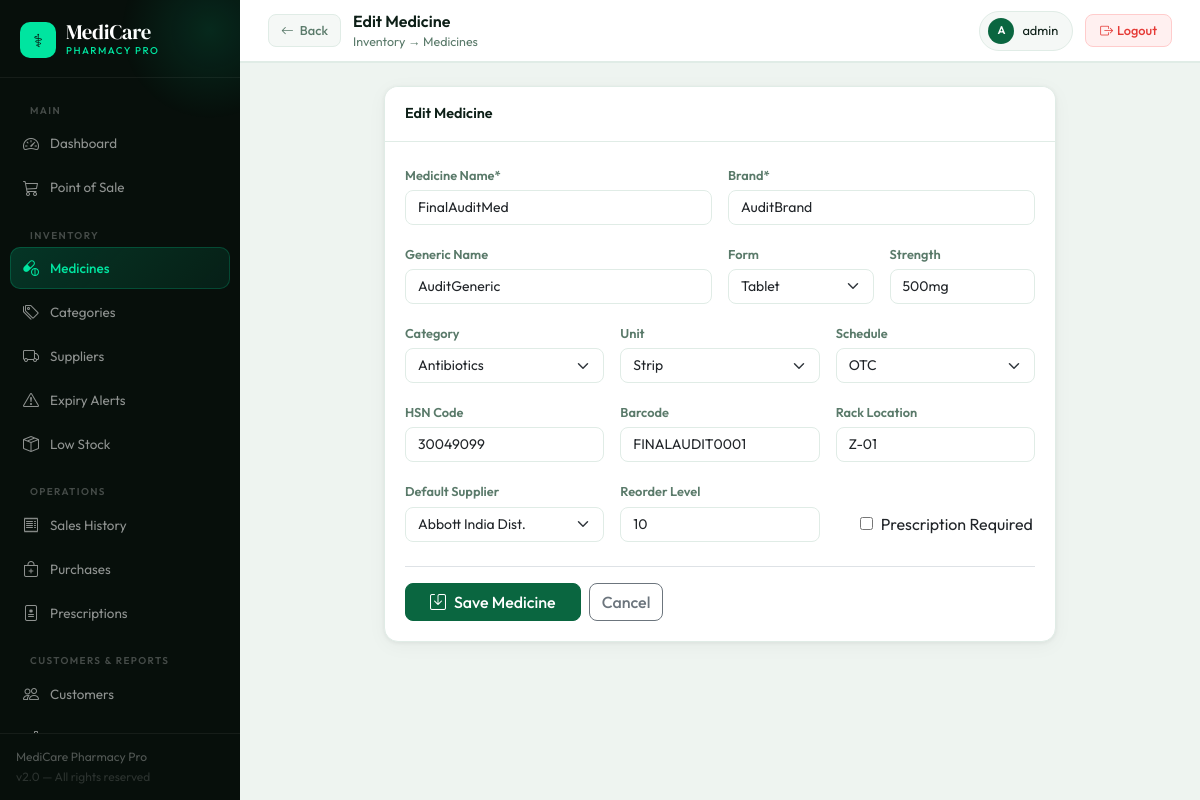
Screenshot of /inventory/9/edit/ (signed in) with the database file from the repository.
### inventory/models.py (models this page shows, shortened)
class Medicine(models.Model):
    UNIT_CHOICES = [('strip','Strip'),('box','Box'),('piece','Piece'),('bottle','Bottle'),('vial','Vial'),('tube','Tube'),('sachet','Sachet')]
    SCHEDULE_CHOICES = [('OTC','OTC'),('H','Schedule H'),('H1','Schedule H1'),('X','Schedule X'),('G','Schedule G')]
    FORM_CHOICES = [('tablet','Tablet'),('capsule','Capsule'),('syrup','Syrup'),('injection','Injection'),('drops','Drops'),('ointment','Ointment'),('cream','Cream'),('powder','Powder'),('inhaler','Inhaler'),('other','Other')]
    name = models.CharField(max_length=200)
    brand = models.CharField(max_length=200)
    generic_name = models.CharField(max_length=200, blank=True)
    category = models.ForeignKey(Category, on_delete=models.SET_NULL, null=True, related_name='medicines')
    form = models.CharField(max_length=20, choices=FORM_CHOICES, default='tablet')
    strength = models.CharField(max_length=50, blank=True, help_text='e.g. 500mg, 10ml')
    unit = models.CharField(max_length=20, choices=UNIT_CHOICES, default='strip')
    hsn_code = models.CharField(max_length=20, blank=True)
    barcode = models.CharField(max_length=100, blank=True, unique=True, null=True)
    schedule = models.CharField(max_length=5, choices=SCHEDULE_CHOICES, default='OTC')
    prescription_required = models.BooleanField(default=False)
    default_supplier = models.ForeignKey(Supplier, on_delete=models.SET_NULL, null=True, blank=True)
    reorder_level = models.PositiveIntegerField(default=10)
    rack_location = models.CharField(max_length=50, blank=True)
    is_active = models.BooleanField(default=True)
    created_at = models.DateTimeField(auto_now_add=True)
    class Meta:
        ordering = ['-created_at']

### inventory/views.py (the view)
# urls.py: path('<int:pk>/edit/', views.medicine_edit, name='medicine_edit'),
@login_required
def medicine_edit(request, pk):
    medicine = get_object_or_404(Medicine, pk=pk)
    if request.method == 'POST':
        form = MedicineForm(request.POST, instance=medicine)
        if form.is_valid():
            form.save()
            messages.success(request, 'Medicine updated successfully.')
            return redirect('medicine_list')
    else:
        form = MedicineForm(instance=medicine)
    return render(request, 'inventory/medicine_form.html', {'form': form, 'title': 'Edit Medicine', 'medicine': medicine})

### inventory/forms.py
class MedicineForm(forms.ModelForm):
    class Meta:
        model = Medicine
        exclude = ['created_at']
        widgets = {
            'name': forms.TextInput(attrs={'class':'form-control'}),
            'brand': forms.TextInput(attrs={'class':'form-control'}),
            'generic_name': forms.TextInput(attrs={'class':'form-control'}),
            'category': forms.Select(attrs={'class':'form-select'}),
            'form': forms.Select(attrs={'class':'form-select'}),
            'strength': forms.TextInput(attrs={'class':'form-control'}),
            'unit': forms.Select(attrs={'class':'form-select'}),
            'hsn_code': forms.TextInput(attrs={'class':'form-control'}),
            'barcode': forms.TextInput(attrs={'class':'form-control'}),
            'schedule': forms.Select(attrs={'class':'form-select'}),
            'default_supplier': forms.Select(attrs={'class':'form-select'}),
            'reorder_level': forms.NumberInput(attrs={'class':'form-control'}),
            'rack_location': forms.TextInput(attrs={'class':'form-control'}),
            'is_active': forms.CheckboxInput(attrs={'class':'form-check-input'}),
        }

### inventory/models.py (called while the page is built)
    def __str__(self): return self.name

    def __str__(self): return self.name

### templates/inventory/medicine_form.html (shortened to what this page needs)
{% extends 'base.html' %}
{% block page_title %}{{ title }}{% endblock %}
{% block breadcrumb %}Inventory → Medicines{% endblock %}
{% block back_button %}<a href="{% url 'medicine_list' %}" class="back-btn"><i class="bi bi-arrow-left"></i> Back</a>{% endblock %}
{% block content %}
<div class="row justify-content-center"><div class="col-lg-9">
  <div class="card">
    <div class="card-header">{{ title }}</div>
    <div class="card-body">
      <form method="post">{% csrf_token %}
        <div class="row g-3">
          <div class="col-md-6"><label class="form-label">Medicine Name*</label>{{ form.name }}</div>
          <div class="col-md-6"><label class="form-label">Brand*</label>{{ form.brand }}</div>
          <div class="col-md-6"><label class="form-label">Generic Name</label>{{ form.generic_name }}</div>
          <div class="col-md-3"><label class="form-label">Form</label>{{ form.form }}</div>
          <div class="col-md-3"><label class="form-label">Strength</label>{{ form.strength }}</div>
          <div class="col-md-4"><label class="form-label">Category</label>{{ form.category }}</div>
          <div class="col-md-4"><label class="form-label">Unit</label>{{ form.unit }}</div>
          <div class="col-md-4"><label class="form-label">Schedule</label>{{ form.schedule }}</div>
          <div class="col-md-4"><label class="form-label">HSN Code</label>{{ form.hsn_code }}</div>
          <div class="col-md-4"><label class="form-label">Barcode</label>{{ form.barcode }}</div>
          <div class="col-md-4"><label class="form-label">Rack Location</label>{{ form.rack_location }}</div>
          <div class="col-md-4"><label class="form-label">Default Supplier</label>{{ form.default_supplier }}</div>
          <div class="col-md-4"><label class="form-label">Reorder Level</label>{{ form.reorder_level }}</div>
          <div class="col-md-4 d-flex align-items-end gap-3 flex-wrap pb-1">
            <div class="form-check">{{ form.prescription_required }}<label class="form-check-label ms-2">Prescription Required</label></div>
          </div>
        </div>
        <div class="d-flex gap-2 mt-4 pt-3 border-top">
          <button type="submit" class="btn btn-primary px-4"><i class="bi bi-save me-2"></i>Save Medicine</button>
          <a href="{% url 'medicine_list' %}" class="btn btn-outline-secondary">Cancel</a>
        </div>
      </form>
    </div>
  </div>
</div></div>
{% endblock %}

### templates/base.html (shortened to what this page needs)
<!DOCTYPE html>
<html lang="en">
<head>
<link href="https://cdn.jsdelivr.net/npm/bootstrap@5.3.0/dist/css/bootstrap.min.css" rel="stylesheet">
<link href="https://cdn.jsdelivr.net/npm/bootstrap-icons@1.11.0/font/bootstrap-icons.css" rel="stylesheet">
</head>
<body>
{% if user.is_authenticated %}
<aside class="sidebar">
  <div class="sb-brand">
    <div class="logo-wrap">
      <div class="logo-icon">⚕</div>
      <div>
        <div class="logo-text">MediCare</div>
        <div class="logo-sub">Pharmacy Pro</div>
      </div>
    </div>
  </div>
  <nav class="sb-nav">
    <div class="sb-section">Main</div>
    <a href="/" class="sb-link {% if request.path == '/' %}active{% endif %}">
      <i class="bi bi-speedometer2"></i> Dashboard
    </a>
    <a href="{% url 'pos' %}" class="sb-link {% if '/sales/pos' in request.path %}active{% endif %}">
      <i class="bi bi-cart3"></i> Point of Sale
    </a>
    <div class="sb-section">Inventory</div>
    <a href="{% url 'medicine_list' %}" class="sb-link {% if '/inventory' in request.path and 'supplier' not in request.path and 'categor' not in request.path and 'expiry' not in request.path and 'low-stock' not in request.path %}active{% endif %}">
      <i class="bi bi-capsule-pill"></i> Medicines
    </a>
    <a href="{% url 'category_list' %}" class="sb-link {% if 'categor' in request.path %}active{% endif %}">
      <i class="bi bi-tags"></i> Categories
    </a>
    <a href="{% url 'supplier_list' %}" class="sb-link {% if 'supplier' in request.path %}active{% endif %}">
      <i class="bi bi-truck"></i> Suppliers
    </a>
    <a href="{% url 'expiry_alerts' %}" class="sb-link {% if 'expiry' in request.path %}active{% endif %}">
      <i class="bi bi-exclamation-triangle"></i> Expiry Alerts
    </a>
    <a href="{% url 'low_stock_list' %}" class="sb-link {% if 'low-stock' in request.path %}active{% endif %}">
      <i class="bi bi-box-seam"></i> Low Stock
    </a>
    <div class="sb-section">Operations</div>
    <a href="{% url 'sale_list' %}" class="sb-link {% if '/sales/' in request.path and 'pos' not in request.path %}active{% endif %}">
      <i class="bi bi-receipt"></i> Sales History
    </a>
    <a href="{% url 'po_list' %}" class="sb-link {% if '/purchase' in request.path %}active{% endif %}">
      <i class="bi bi-bag-plus"></i> Purchases
    </a>
    <a href="{% url 'prescription_list' %}" class="sb-link {% if '/prescriptions' in request.path %}active{% endif %}">
      <i class="bi bi-file-medical"></i> Prescriptions
    </a>
    <div class="sb-section">Customers & Reports</div>
    <a href="{% url 'customer_list' %}" class="sb-link {% if '/customers' in request.path %}active{% endif %}">
      <i class="bi bi-people"></i> Customers
    </a>
    <a href="{% url 'analytics_dashboard' %}" class="sb-link {% if '/analytics' in request.path and 'gst' not in request.path and 'profit' not in request.path %}active{% endif %}">
      <i class="bi bi-bar-chart-line"></i> Analytics
    </a>
  </nav>
  <div class="sb-footer">
    <div>MediCare Pharmacy Pro</div>
    <div style="color:rgba(255,255,255,.15);margin-top:2px;">v2.0 — All rights reserved</div>
  </div>
</aside>
<div class="main">
  <header class="topbar">
    <div class="topbar-left">
      {% block back_button %}{% endblock %}
      <div>
        <div class="topbar-title">{% block page_title %}Dashboard{% endblock %}</div>
        <div class="topbar-breadcrumb">{% block breadcrumb %}MediCare Pharmacy{% endblock %}</div>
      </div>
    </div>
    <div class="topbar-right">
      <div class="user-chip">
        <div class="user-avatar">{{ user.username|first|upper }}</div>
        <span>{{ user.get_full_name|default:user.username }}</span>
      </div>
      <a href="{% url 'logout' %}" class="logout-btn"><i class="bi bi-box-arrow-right me-1"></i>Logout</a>
    </div>
  </header>
  <div class="page-content">
    {% block content %}{% endblock %}
  </div>
</div>
{% else %}
{% block auth_content %}{% endblock %}
{% endif %}
</body>
</html>

### rows the page displays
Medicine: name "FinalAuditMed", brand "AuditBrand", generic_name "AuditGeneric", form "Tablet", strength "500mg", category "Antibiotics", unit "Strip", schedule "OTC", hsn_code "30049099", barcode "FINALAUDIT0001", rack_location "Z-01", default_supplier "Abbott India Dist.", reorder_level "10"

### other values shown
{{ title }} "Edit Medicine"
{{ user.username|first|upper }} "A"
{{ user.get_full_name|default:user.username }} "admin"
